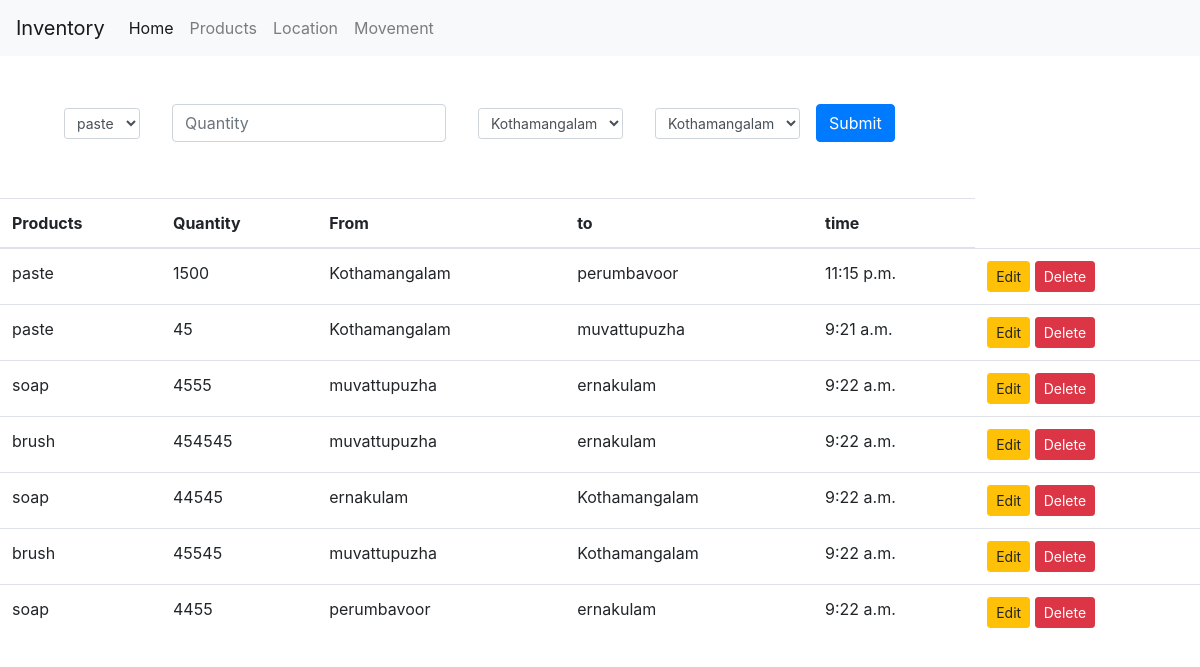
The app's page /movements/ with its own data.
### management/models.py (models this page shows, shortened)
class movements(models.Model):
    product = models.ForeignKey(to='products',on_delete=models.CASCADE)
    location_from = models.ForeignKey(to='locations',on_delete=CASCADE,related_name="location_from",blank=True)
    location_to = models.ForeignKey(to='locations',on_delete=CASCADE,related_name="location_to")
    quantity = models.IntegerField()
    time = models.TimeField(auto_now=True)
    class Meta:
        verbose_name = 'Movement'
        verbose_name_plural = 'Movements'

class products(models.Model):
    product_name = models.CharField(max_length=25, verbose_name="Product Name", unique=True)
    def __str__(self):
        return '{}'.format(self.product_name)
    class Meta:
        verbose_name = 'Product'
        verbose_name_plural = 'Products'

class locations(models.Model):
    location_name = models.CharField(max_length=25,verbose_name='Location',unique=True)
    class Meta:
        verbose_name = 'Location'
        verbose_name_plural = 'Locations'

### management/views.py (the view)
# urls.py: path('movements/',addmovement),
def addmovement(request):
    if request.method == 'POST':
        product=request.POST['product']
        quantity=request.POST['quantity']
        location_from=request.POST['location_from']
        location_to=request.POST['location_to']
        pro=products.objects.get(product_name=product)
        loc1=locations.objects.get(location_name=location_from)
        loc2=locations.objects.get(location_name=location_to)
        obj=movements.objects.create(product=pro,location_from=loc1,location_to=loc2,quantity=quantity)
        obj.save()
        return redirect('/')
    else:
        prod = products.objects.all()
        loc = locations.objects.all()
        move_details = movements.objects.all()
        return render(request,'movements.html',{'movements':move_details,'locations':loc,'products':prod})

### management/templates/movements.html (shortened to what this page needs)
<!DOCTYPE html>
<html lang="en">
<head>
    <link rel="stylesheet" href="https://maxcdn.bootstrapcdn.com/bootstrap/4.0.0/css/bootstrap.min.css">
</head>
<body>
    <header>
        <nav class="navbar navbar-expand-lg navbar-light bg-light">
            <a class="navbar-brand" href="#">Inventory</a>
            <div class="collapse navbar-collapse" id="navbarNavDropdown">
                <ul class="navbar-nav">
                    <li class="nav-item active">
                        <a class="nav-link" href="/">Home <span class="sr-only">(current)</span></a>
                    </li>
                    <li class="nav-item">
                        <a class="nav-link" href="/products">Products</a>
                    </li>
                    <li class="nav-item">
                        <a class="nav-link" href="/locations">Location</a>
                    </li>
                    <li class="nav-item">
                        <a class="nav-link" href="/movements">Movement</a>
                    </li>
                </ul>
            </div>
        </nav>
    </header>
    <form method="POST" class="form-inline p-5">
        <div class="form-group mx-sm-3 mb-2">
            <select name="product" class="form-control form-control-sm">
                {% for product in products %}
                    <option value="{{product}}">{{product.product_name}}</option>
                {%endfor%}
            </select>
        </div>
        <div class="form-group mx-sm-3 mb-2">
          <input type="text" name="quantity" class="form-control" id="inputPassword2" placeholder="Quantity">
        </div>
        <div class="form-group mx-sm-3 mb-2">
            <select name="location_from" class="form-control form-control-sm">
                {% for location in locations %}
                    <option name="{{location.location_name}}">{{location.location_name}}</option>
                {%endfor%}
            </select>
        </div>
        <div class="form-group mx-sm-3 mb-2">
            <select name="location_to" class="form-control form-control-sm">
                {% for location in locations %}
                    <option name="{{location.location_name}}">{{location.location_name}}</option>
                {%endfor%}
            </select>
        </div>
        <button type="submit" class="btn btn-primary mb-2">Submit</button>
    </form>
    <table class="table">
        <thead>
          <tr>
            <th scope="col">Products</th>
            <th scope="col">Quantity</th>
            <th scope="col">From</th>
            <th scope="col">to</th>
            <th scope="col">time</th>
          </tr>
        </thead>
        <tbody>
        {% for movement in movements %}
          <tr>
            <td>{{movement.product.product_name}}</td>
            <td>{{movement.quantity}}</td>
            <td>{{movement.location_from.location_name}}</td>
            <td>{{movement.location_to.location_name}}</td>
            <td>{{movement.time}}</td>
            <td>
                <a href="/movement/{{movement.id}}" type="button" class="btn btn-warning btn-sm">Edit</a>
                <a href="/movements/{{movement.id}}" type="button" class="btn btn-danger btn-sm">Delete</a>
            </td>
          </tr>
        {%endfor%}
        </tbody>
      </table>
</body>
</html>

### records on screen
movements: product.product_name "paste", quantity "1500", location_from.location_name "Kothamangalam", location_to.location_name "perumbavoor", time "11:15 p.m."
movements: product.product_name "paste", quantity "45", location_from.location_name "Kothamangalam", location_to.location_name "muvattupuzha", time "9:21 a.m."
movements: product.product_name "soap", quantity "4555", location_from.location_name "muvattupuzha", location_to.location_name "ernakulam", time "9:22 a.m."
movements: product.product_name "brush", quantity "454545", location_from.location_name "muvattupuzha", location_to.location_name "ernakulam", time "9:22 a.m."
movements: product.product_name "soap", quantity "44545", location_from.location_name "ernakulam", location_to.location_name "Kothamangalam", time "9:22 a.m."
movements: product.product_name "brush", quantity "45545", location_from.location_name "muvattupuzha", location_to.location_name "Kothamangalam", time "9:22 a.m."
movements: product.product_name "soap", quantity "4455", location_from.location_name "perumbavoor", location_to.location_name "ernakulam", time "9:22 a.m."

### other values on screen
form field product "paste"
form field location_from "Kothamangalam"
form field location_to "Kothamangalam"
